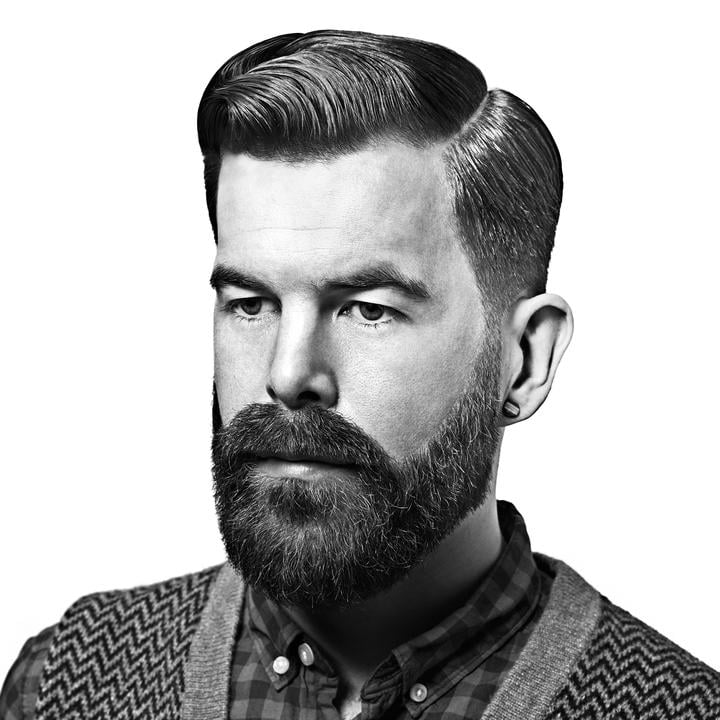
#> input picture img12.jpeg, 720 x 720 px
$ jupyter execute Week5.ipynb
#> lines starting #> are read from the running program, lines starting #| are printed output that depends on the picture; after the words box and inside, x2 and y2 are one past the last pixel; in counts of white or black regions, pixels touching at a corner belong together
[cell 1]
import cv2
import numpy as np
from matplotlib import pyplot as plt

#### Contour

[cell 2]
img = cv2.imread('img12.jpeg')
#> img is the input picture: shape (720, 720, 3); min 0, max 255, mean 175.7

gray = cv2.cvtColor(img, cv2.COLOR_BGR2GRAY)
ret, thresh = cv2.threshold(gray, 127, 255, 0)
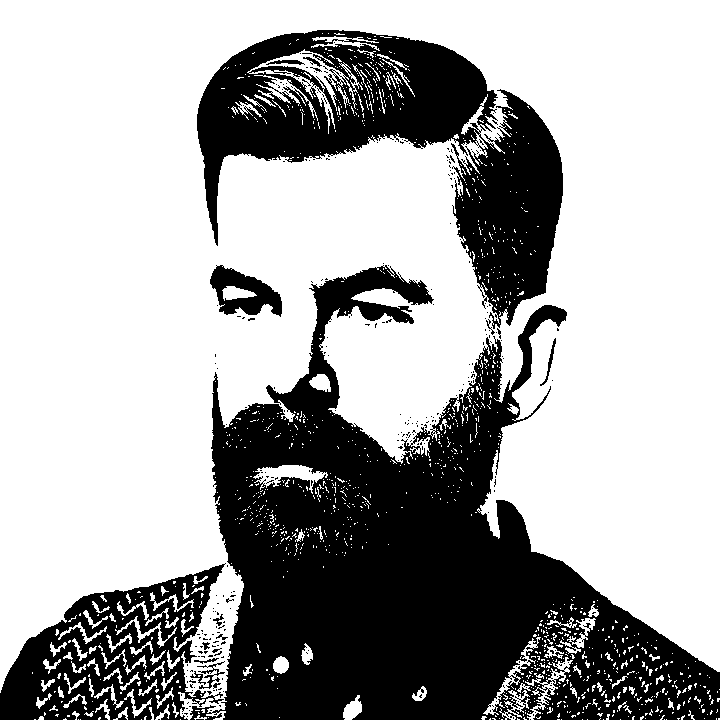
#> thresh: shape (720, 720); 66.2% white; 297 black regions (279 under 20 px)
contours, hierarchy = cv2.findContours(thresh, cv2.RETR_TREE, cv2.CHAIN_APPROX_SIMPLE)
#> contours = 1909 contours, 1798 with area under 20; largest, box (x1, y1, x2, y2) and area: (0, 0, 720, 720) 373978, (196, 29, 499, 247) 31590, (452, 88, 564, 330) 16548, (209, 264, 283, 318) 2404, (247, 49, 363, 134) 2079

cv2.drawContours(img, contours, -1, (0, 255, 0), 3)
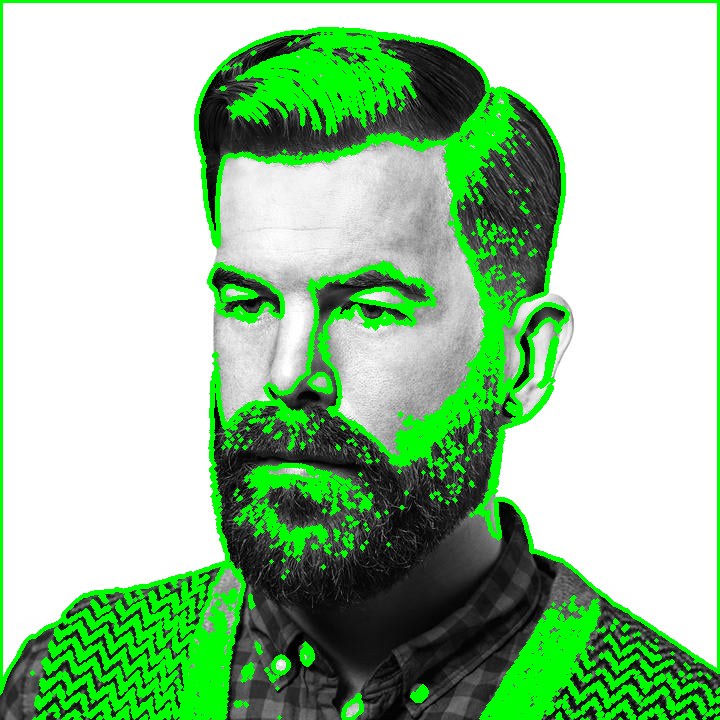
#> img: shape (720, 720, 3); 16.9% of pixels changed, all inside (x1, y1, x2, y2) = (0, 0, 720, 720)

plt.imshow(img)

$ run again, with chess.jpg copied over img12.jpeg
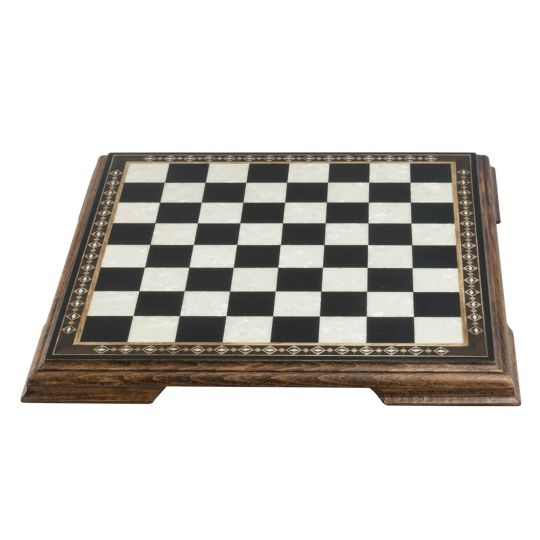
#> input picture chess.jpg, 540 x 540 px
#> img is the input picture: shape (540, 540, 3); mean B, G, R 200, 203.8, 206.2
#> `ret, thresh = cv2.threshold(gray, 127, 255, 0)`:
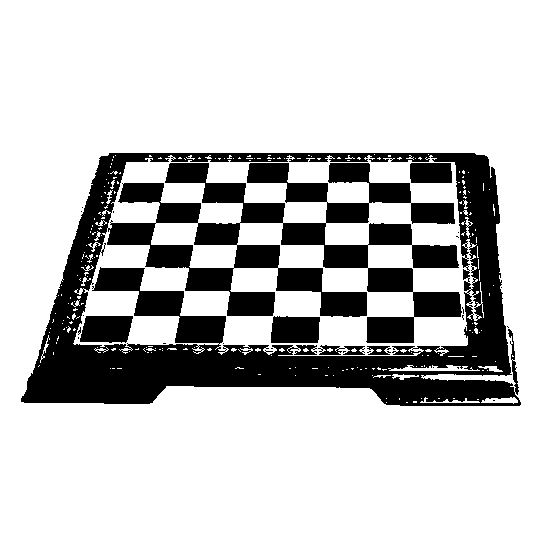
#> thresh: shape (540, 540); 76.7% white; 26 black regions (20 under 20 px)
#> contours = 374 contours, 335 with area under 20; largest, box (x1, y1, x2, y2) and area: (0, 0, 540, 540) 290521, (20, 152, 522, 407) 107212, (73, 155, 484, 356) 67814, (106, 222, 276, 317) 4360, (91, 266, 227, 345) 3671
#> `cv2.drawContours(img, contours, -1, (0, 255, 0), 3)`:
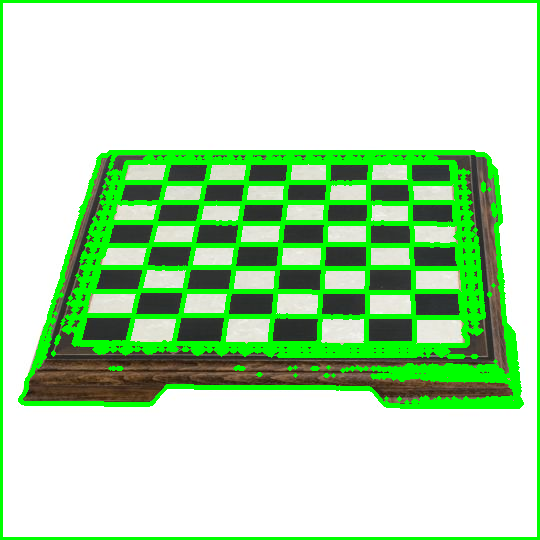
#> img: shape (540, 540, 3); 16.85% of pixels changed, all inside (x1, y1, x2, y2) = (0, 0, 540, 540)

$ run again, with houghlines3.jpg copied over img12.jpeg
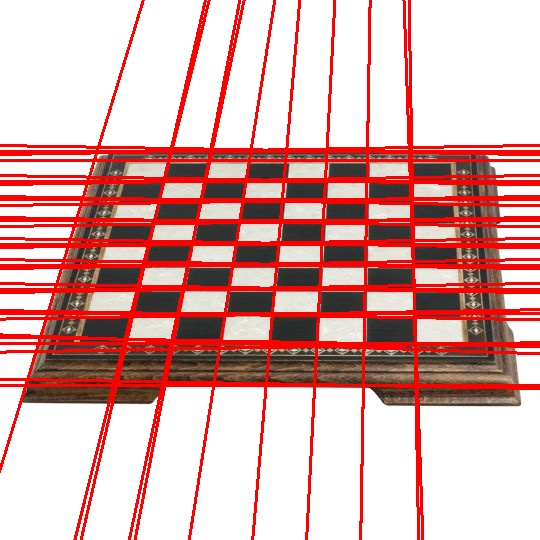
#> input picture houghlines3.jpg, 540 x 540 px
#> img is the input picture: shape (540, 540, 3); mean B, G, R 169.4, 172.2, 217.1
#> `ret, thresh = cv2.threshold(gray, 127, 255, 0)`:
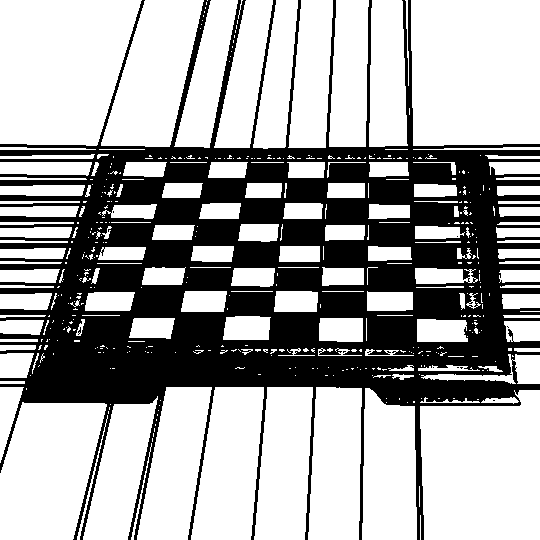
#> thresh: shape (540, 540); 65% white; 11 black regions (10 under 20 px)
#> contours = 526 contours, 412 with area under 20; largest, box (x1, y1, x2, y2) and area: (411, 0, 540, 146) 18296, (0, 0, 142, 146) 17078, (420, 390, 540, 540) 15877, (0, 402, 107, 540) 11371, (101, 0, 204, 147) 9230
#> `cv2.drawContours(img, contours, -1, (0, 255, 0), 3)`:
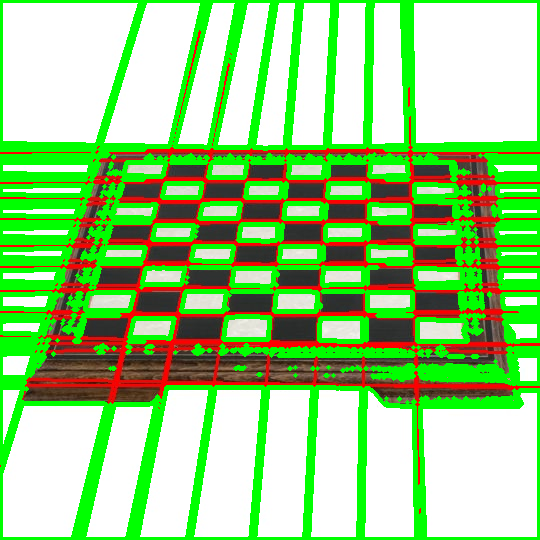
#> img: shape (540, 540, 3); mean B, G, R 130.4, 207.3, 152.5
